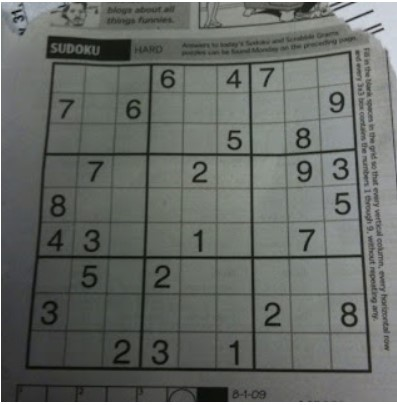
#> input picture Images/sudoku.jpg, 397 x 405 px, found by its file name
$ python lineDetection.py
#> lines starting #> are read from the running program, lines starting #| are printed output that depends on the picture
# Load image
from module import *

img = cv.imread('../Image/sudoku.jpg',0)  # Gray scale image
#> img: shape (405, 397); min 6, max 255, mean 104.4

# Canny Edge Detection
dst = cv.Canny(img, 50, 200, None, 3)
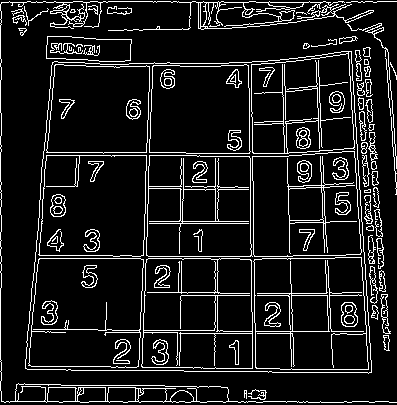
#> dst: shape (405, 397); 10.8% white in thin lines or dots

# Copy edges to the images that will display the results in BGR
cdst = cv.cvtColor(dst, cv.COLOR_GRAY2BGR)
#> cdst: shape (405, 397, 3); 10.8% white in thin lines or dots
cdstP = np.copy(cdst)

# (Option 1) HoughLines
lines = cv.HoughLines(dst, 1, np.pi / 180, 150, None, 0, 0)
#> lines = 33 rows, first 8: [401, 1.57], [258, 1.57], [0, 0], [-249, 3.12], [2, 1.57], [60, 0.0873], [-313, 3.09], [-281, 3.11]

if lines is not None:

    for i in range(0, len(lines)):

        rho = lines[i][0][0]
        theta = lines[i][0][1]
        a = np.cos(theta)
        b = np.sin(theta)
        x0 = a * rho
        y0 = b * rho
        pt1 = (int(x0 + 1000*(-b)), int(y0 + 1000*(a)))
        pt2 = (int(x0 - 1000*(-b)), int(y0 - 1000*(a)))
        cv.line(cdst, pt1, pt2, (0,0,255), 3, cv.LINE_AA)
#> this loop made 33 passes
#> (rho, theta, a, b, x0, y0, pt1, pt2) on passes 1 to 10: (401, 1.57, -4.37e-08, 1, -1.75e-05, 401, (-1000, 400), (999, 401)), (258, 1.57, -4.37e-08, 1, -1.13e-05, 258, (-1000, 257), (999, 258)), (0, 0, 1, 0, 0, 0, (0, 1000), (0, -1000)), (-249, 3.12, -1, 0.0175, 249, -4.35, (231, -1004), (266, 995)), (2, 1.57, -4.37e-08, 1, -8.74e-08, 2, (-1000, 1), (999, 2)), (60, 0.0873, 0.996, 0.0872, 59.77, 5.23, (-27, 1001), (146, -990)), (-313, 3.09, -0.999, 0.0523, 312.6, -16.38, (260, -1015), (364, 982)), (-281, 3.11, -0.999, 0.0349, 280.8, -9.81, (245, -1009), (315, 989)), (57, 0.0873, 0.996, 0.0872, 56.78, 4.97, (-30, 1001), (143, -991)), (-359, 3.07, -0.998, 0.0698, 358.1, -25.04, (288, -1022), (427, 972))
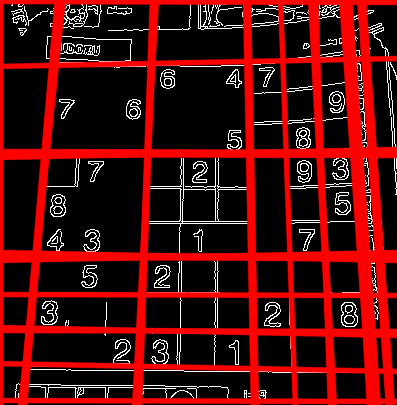
#> cdst: shape (405, 397, 3); mean B, G, R 12.2, 12.2, 81.8

# (Option 2) HoughLinesP
linesP = cv.HoughLinesP(dst, 1, np.pi / 180, 50, None, 50, 10)
#> linesP = 99 rows, first 6: [262, 258, 334, 258], [28, 369, 58, 24], [1, 401, 307, 401], [285, 104, 294, 372], [314, 46, 322, 204], [171, 2, 376, 2]
if linesP is not None:
  for i in range(0, len(linesP)):
    l = linesP[i][0]
    cv.line(cdstP, (l[0], l[1]), (l[2], l[3]), (0,0,255), 3, cv.LINE_AA)
#> this loop made 99 passes
#> l on passes 1 to 12: [262, 258, 334, 258], [28, 369, 58, 24], [1, 401, 307, 401], [285, 104, 294, 372], [314, 46, 322, 204], [171, 2, 376, 2], [43, 158, 57, 2], [0, 390, 0, 288], [250, 206, 252, 371], [252, 128, 253, 241], [141, 311, 148, 94], [363, 48, 384, 349]
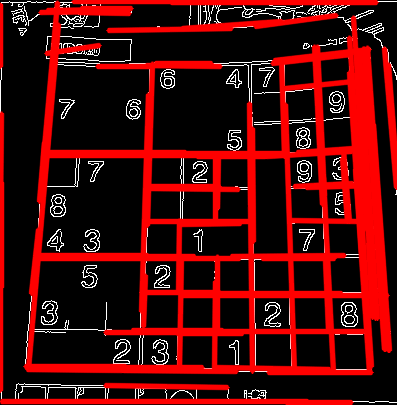
#> cdstP: shape (405, 397, 3); mean B, G, R 9.7, 9.7, 78.1


# Plot Results
#cv.imshow("Source", img)
#cv.imshow("Detected Lines (in red) - Standard Hough Line Transform", cdst)
#cv.imshow("Detected Lines (in red) - Probabilistic Line Transform", cdstP)
titles = ['Source','Standard H.T','Prob. H.T']
images = [img, cdst, cdstP]
for i in range(3):
    plt.subplot(1,3,i+1),plt.imshow(images[i],'gray')
    plt.title(titles[i])
    plt.xticks([]),plt.yticks([])
plt.show()
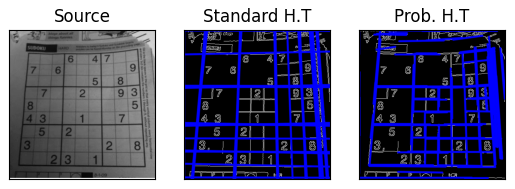
#> figure drawn by matplotlib, 3 panels; B, G, R data is drawn as R, G, B

$ run again, with Images/Lane_test_img.JPG copied over Images/sudoku.jpg
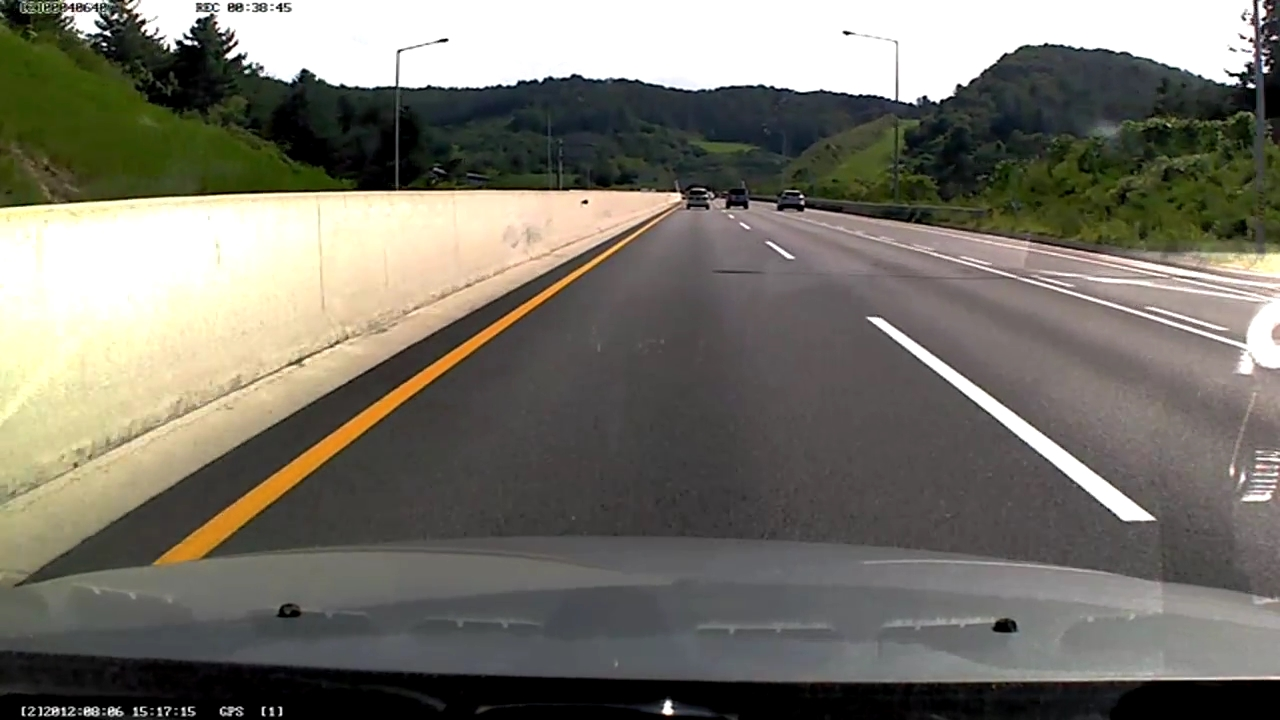
#> input picture Images/Lane_test_img.JPG, 1280 x 720 px, found by its file name
#> dst: shape (720, 1280); 3.8% white in thin lines or dots
#> lines = 189 rows, first 8: [190, 1.57], [5, 1.83], [454, 1.13], [2, 1.83], [-15, 1.85], [-13, 1.85], [540, 0.995], [545, 0.96]
#> the loop `for i in range(0, len(lines)): ` made 189 passes
#> (rho, theta, a, b, x0, y0, pt1, pt2) on passes 1 to 3: (190, 1.57, -4.37e-08, 1, -8.31e-06, 190, (-1000, 189), (999, 190)), (5, 1.83, -0.259, 0.966, -1.29, 4.83, (-967, -253), (964, 263)), (454, 1.13, 0.423, 0.906, 191.9, 411.5, (-714, 834), (1098, -11))
#> after the loop `for i in range(0, len(lines)):`:
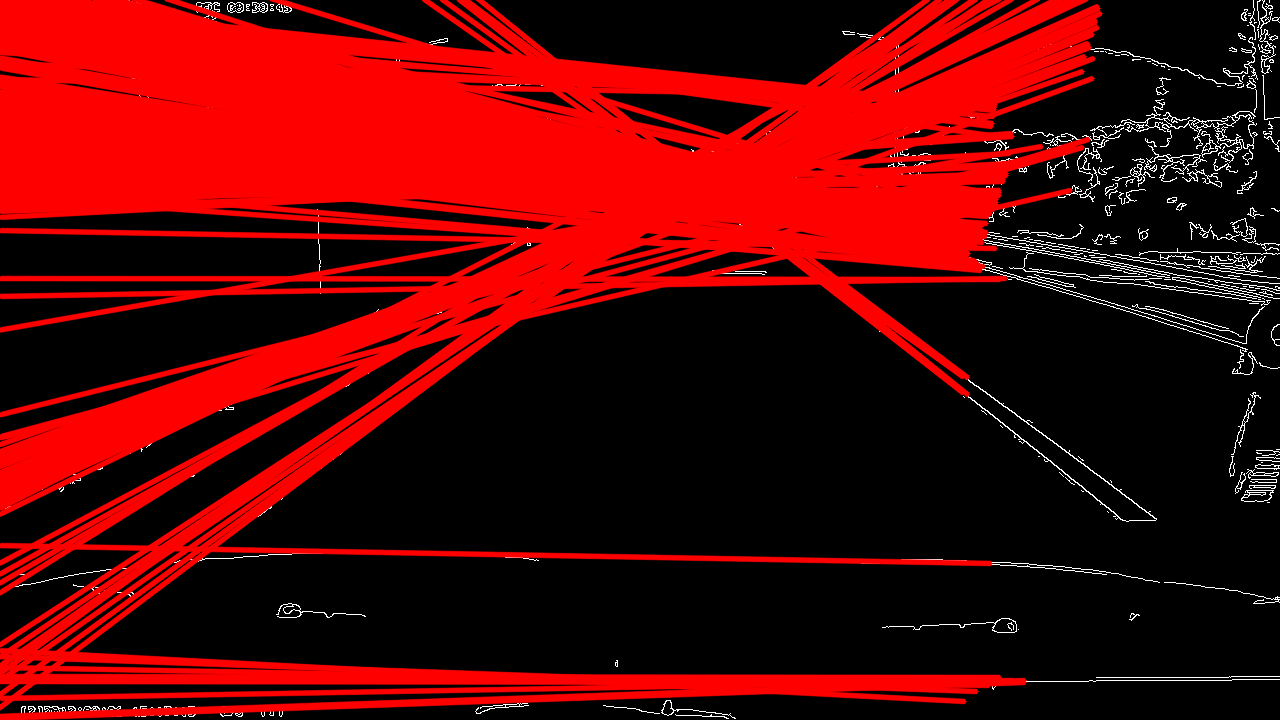
#> cdst: shape (720, 1280, 3); mean B, G, R 3.7, 3.7, 89.3
#> linesP = 183 rows, first 6: [374, 190, 615, 190], [198, 468, 458, 318], [196, 529, 453, 349], [1115, 254, 1252, 275], [789, 208, 1073, 258], [121, 445, 350, 338]
#> the loop `for i in range(0, len(linesP)):` made 183 passes
#> after the loop `for i in range(0, len(linesP)):`:
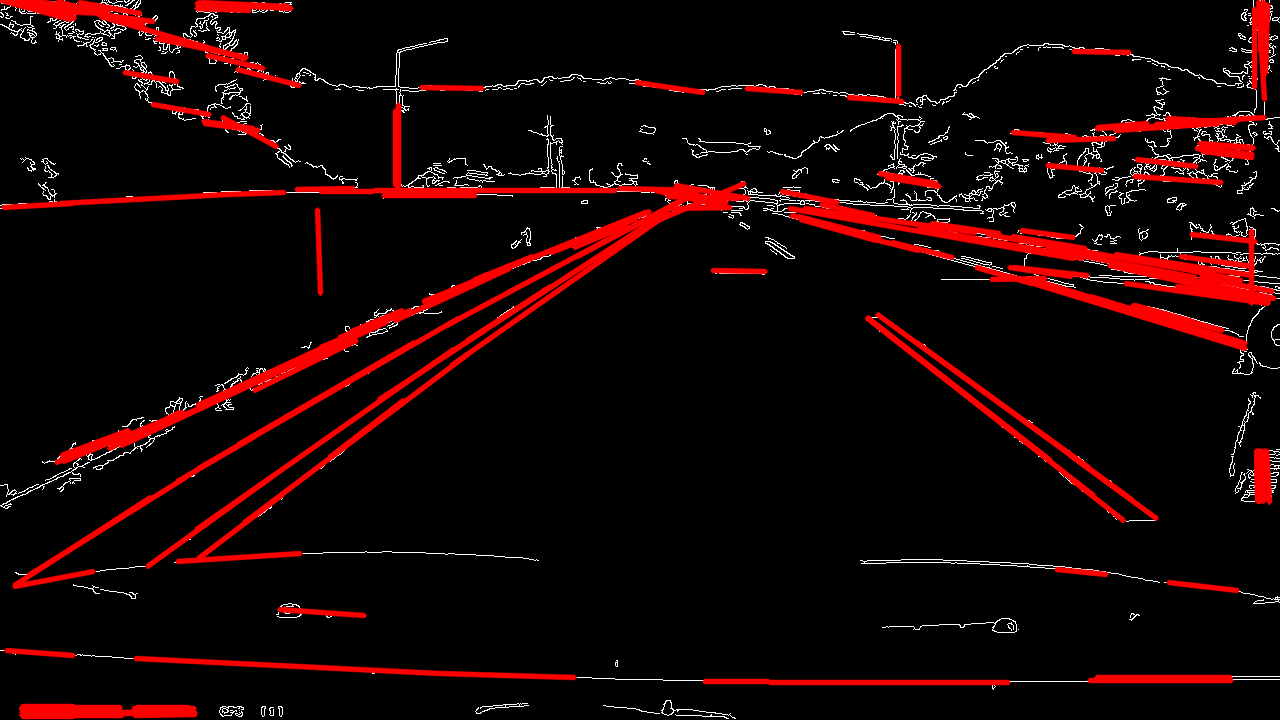
#> cdstP: shape (720, 1280, 3); mean B, G, R 4.7, 4.7, 23.8
